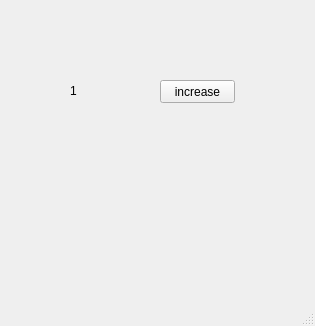
<?xml version="1.0" encoding="UTF-8"?>
<ui version="4.0">
 <class>MainWindow</class>
 <widget class="QMainWindow" name="MainWindow">
  <property name="geometry">
   <rect>
    <x>0</x>
    <y>0</y>
    <width>315</width>
    <height>326</height>
   </rect>
  </property>
  <property name="windowTitle">
   <string>MainWindow</string>
  </property>
  <widget class="QWidget" name="centralwidget">
   <widget class="QLabel" name="lbl">
    <property name="geometry">
     <rect>
      <x>70</x>
      <y>80</y>
      <width>111</width>
      <height>21</height>
     </rect>
    </property>
    <property name="text">
     <string>1</string>
    </property>
   </widget>
   <widget class="QPushButton" name="pb">
    <property name="geometry">
     <rect>
      <x>160</x>
      <y>80</y>
      <width>75</width>
      <height>23</height>
     </rect>
    </property>
    <property name="text">
     <string>increase</string>
    </property>
   </widget>
  </widget>
  <widget class="QMenuBar" name="menubar">
   <property name="geometry">
    <rect>
     <x>0</x>
     <y>0</y>
     <width>315</width>
     <height>21</height>
    </rect>
   </property>
  </widget>
  <widget class="QStatusBar" name="statusbar"/>
 </widget>
 <resources/>
 <connections/>
</ui>
